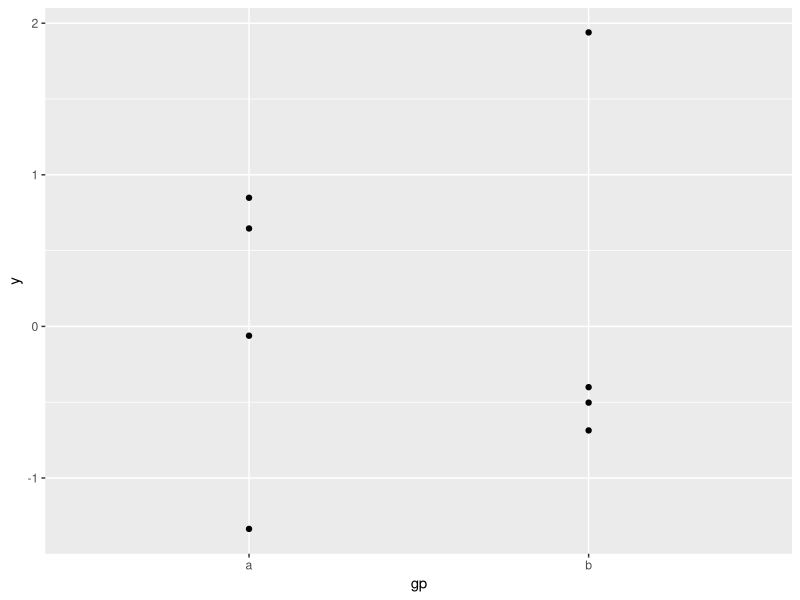
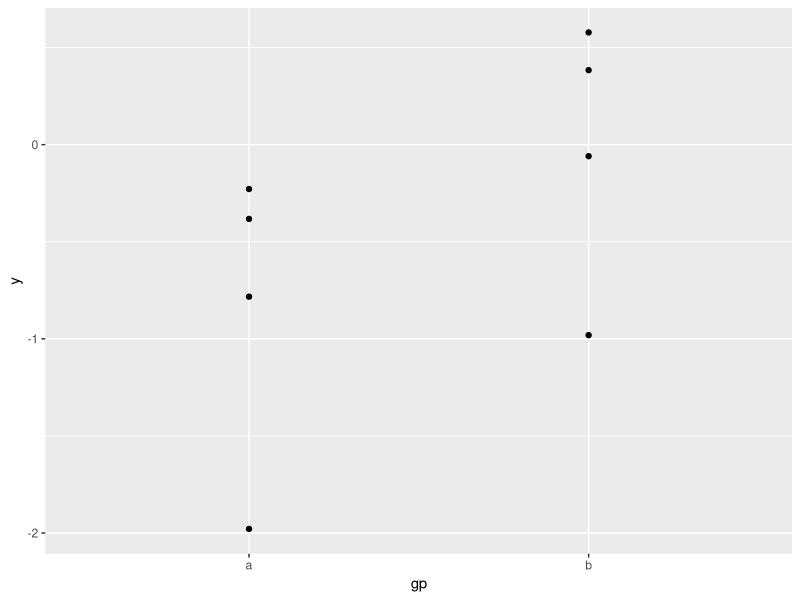

R code for these plots, in order:
## ---- chunk 1
knitr::kable(head(mtcars, 3), format = "html")
## ---- chunk 2
library(ggplot2)
df <- data.frame(
  gp = factor(rep(letters[1:2], each = 4)),
  y = rnorm(8)
)

# The summary data frame ds is used to plot larger red points on top
# of the raw data. Note that we don't need to supply `data` or `mapping`
# in each layer because the defaults from ggplot() are used.
ggplot(df, aes(gp, y)) +
  geom_point()

## ---- chunk 3
knitr::kable(head(mtcars, 3), format = "html")
## ---- chunk 4
library(ggplot2)
df <- data.frame(
  gp = factor(rep(letters[1:2], each = 4)),
  y = rnorm(8)
)

# The summary data frame ds is used to plot larger red points on top
# of the raw data. Note that we don't need to supply `data` or `mapping`
# in each layer because the defaults from ggplot() are used.
ggplot(df, aes(gp, y)) +
  geom_point()

